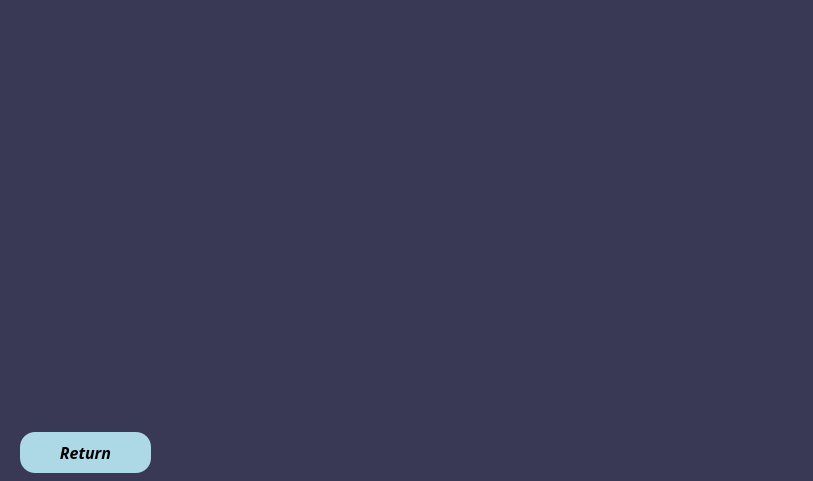
<?xml version="1.0" encoding="UTF-8"?>
<ui version="4.0">
 <class>statistic</class>
 <widget class="QDialog" name="statistic">
  <property name="geometry">
   <rect>
    <x>0</x>
    <y>0</y>
    <width>813</width>
    <height>481</height>
   </rect>
  </property>
  <property name="windowTitle">
   <string>Dialog</string>
  </property>
  <property name="styleSheet">
   <string notr="true">*{
font-family: century gothic;
font-size: 24fpx;
	background-color: rgb(57, 57, 85);
}

Qlabel
{
background-color:none;
color: rgb(255, 255, 255);
font: 75 italic 12pt &quot;Century Gothic&quot;;
}
QPushButton
{
background:lightblue;
border-radius:60px;
}

QPushButton
{
color:black;
border-radius:15px;
}
QPushButton:hover
{
color:white;
border-radius:15px;
background:lightpink;
}</string>
  </property>
  <widget class="QPushButton" name="Return">
   <property name="geometry">
    <rect>
     <x>20</x>
     <y>432</y>
     <width>131</width>
     <height>41</height>
    </rect>
   </property>
   <property name="font">
    <font>
     <family>century gothic</family>
     <pointsize>12</pointsize>
     <weight>75</weight>
     <italic>true</italic>
     <bold>true</bold>
    </font>
   </property>
   <property name="text">
    <string>Return</string>
   </property>
  </widget>
 </widget>
 <resources/>
 <connections/>
</ui>
